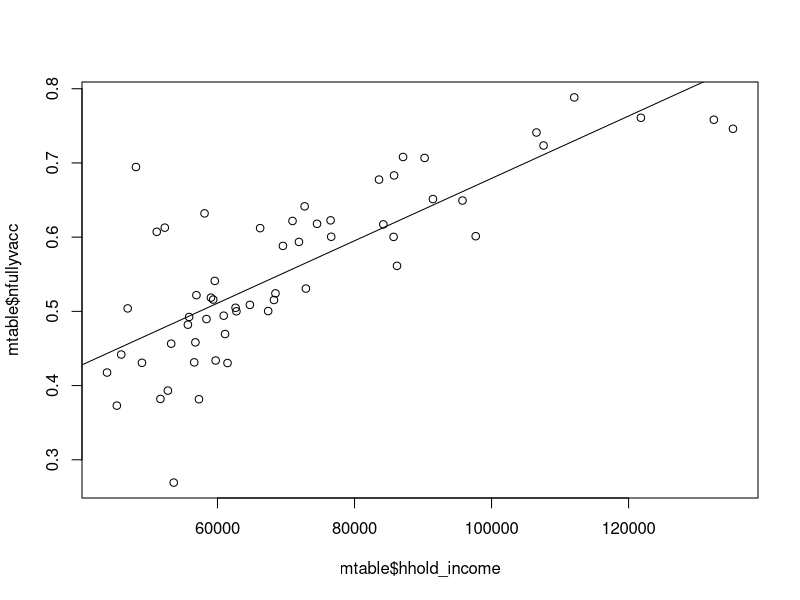
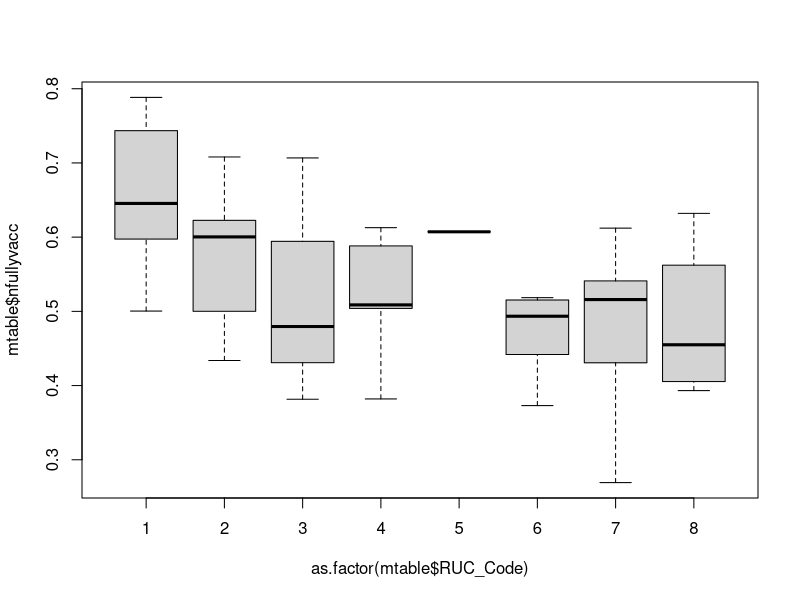
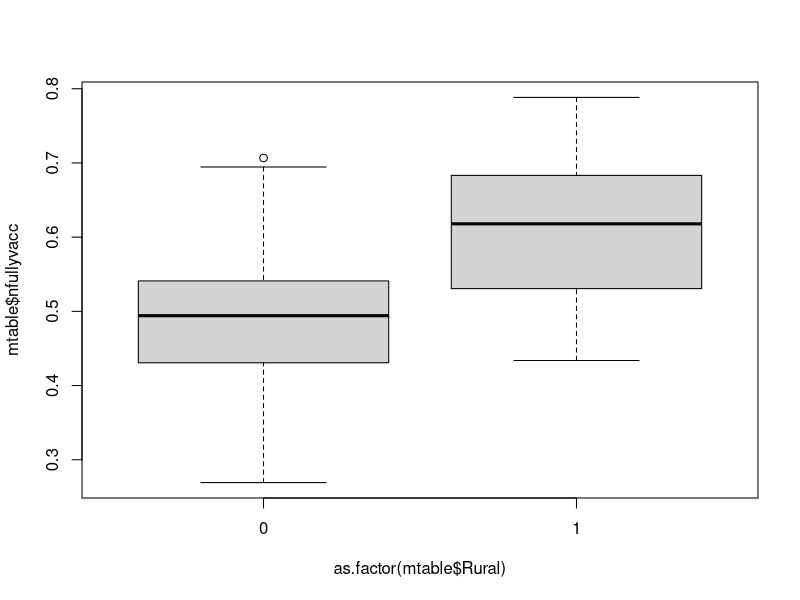

These figures' R source, in order:
###Multiple Linear Regression 

# load libraries
library(tidyverse)
library(ggplot2)

#Load master table
mtable <- read.csv("Master_Table.csv")

#normalize fully vacc by population
mtable$nfullyvacc <- mtable$fullyvacc/mtable$population

#fit multiple linear regression incidence
fit1 <- lm(mtable$diff_incidence ~  mtable$nfullyvacc + mtable$hi_edu + mtable$poverty_17 
          + mtable$poverty_all + mtable$RUC_Code + mtable$hhold_income + mtable$perc_income 
          + mtable$unemployment_2020 +mtable$diff_ntest)
summary(fit1)

#fit multiple linear regression mortality
fit2 <- lm(mtable$diff_mortality ~  mtable$nfullyvacc + mtable$hi_edu + mtable$poverty_17 
           + mtable$poverty_all + mtable$RUC_Code + mtable$hhold_income + mtable$perc_income 
           + mtable$unemployment_2020 +mtable$diff_ntest)
summary(fit2)

#hh income is a confounder
fit2 <- lm(mtable$nfullyvacc ~ mtable$hhold_income)
summary(fit2)
plot(mtable$hhold_income , mtable$nfullyvacc)
abline(fit2)

#Rurality as categorical
#fit multiple linear regression incidence
fit1 <- lm(mtable$diff_incidence ~  mtable$nfullyvacc + mtable$hi_edu + mtable$poverty_17 
           + mtable$poverty_all + as.factor(mtable$RUC_Code) + mtable$hhold_income + mtable$perc_income 
           + mtable$unemployment_2020 +mtable$diff_ntest)
summary(fit1)

#fit multiple linear regression mortality
fit2 <- lm(mtable$diff_mortality ~  mtable$nfullyvacc + mtable$hi_edu + mtable$poverty_17 
           + mtable$poverty_all + as.factor(mtable$RUC_Code) + mtable$hhold_income + mtable$perc_income 
           + mtable$unemployment_2020 +mtable$diff_ntest)
summary(fit2)

#make binary variable for rural codes
mtable$Rural <-  ifelse(mtable$RUC_Code==1, 1, ifelse(mtable$RUC_Code==2, 1, 0))

#fit multiple linear regression incidence
fit1 <- lm(mtable$diff_incidence ~  mtable$nfullyvacc + mtable$hi_edu + mtable$poverty_17 
           + mtable$poverty_all + as.factor(mtable$Rural) + mtable$hhold_income + mtable$perc_income 
           + mtable$unemployment_2020 +mtable$diff_ntest)
summary(fit1)

#fit multiple linear regression mortality
fit2 <- lm(mtable$diff_mortality ~  mtable$nfullyvacc + mtable$hi_edu + mtable$poverty_17 
           + mtable$poverty_all + as.factor(mtable$Rural) + mtable$hhold_income + mtable$perc_income 
           + mtable$unemployment_2020 +mtable$diff_ntest)
summary(fit2)


boxplot(mtable$nfullyvacc ~ as.factor(mtable$RUC_Code))
boxplot(mtable$nfullyvacc ~ as.factor(mtable$Rural))
